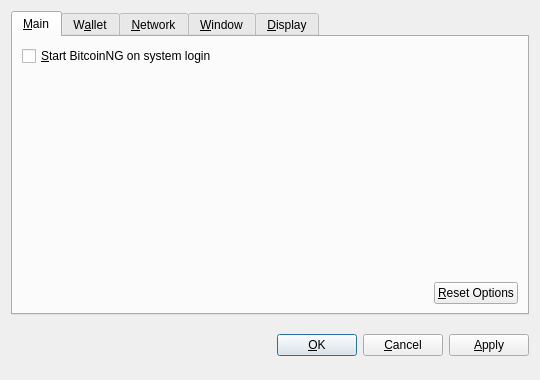
<?xml version="1.0" encoding="UTF-8"?>
<ui version="4.0">
 <class>OptionsDialog</class>
 <widget class="QDialog" name="OptionsDialog">
  <property name="geometry">
   <rect>
    <x>0</x>
    <y>0</y>
    <width>540</width>
    <height>380</height>
   </rect>
  </property>
  <property name="windowTitle">
   <string>Options</string>
  </property>
  <property name="modal">
   <bool>true</bool>
  </property>
  <layout class="QVBoxLayout" name="verticalLayout">
   <item>
    <widget class="QTabWidget" name="tabWidget">
     <property name="tabPosition">
      <enum>QTabWidget::North</enum>
     </property>
     <property name="currentIndex">
      <number>0</number>
     </property>
     <widget class="QWidget" name="tabMain">
      <attribute name="title">
       <string>&amp;Main</string>
      </attribute>
      <layout class="QVBoxLayout" name="verticalLayout_Main">
       <item>
        <widget class="QCheckBox" name="bitcoinAtStartup">
         <property name="toolTip">
          <string>Automatically start BitcoinNG after logging in to the system.</string>
         </property>
         <property name="text">
          <string>&amp;Start BitcoinNG on system login</string>
         </property>
        </widget>
       </item>
       <item>
        <spacer name="verticalSpacer_Main">
         <property name="orientation">
          <enum>Qt::Vertical</enum>
         </property>
         <property name="sizeHint" stdset="0">
          <size>
           <width>20</width>
           <height>40</height>
          </size>
         </property>
        </spacer>
       </item>
       <item>
        <layout class="QHBoxLayout" name="horizontalLayout_2_Main">
         <item>
          <spacer name="horizontalSpacer_2_Main">
           <property name="orientation">
            <enum>Qt::Horizontal</enum>
           </property>
           <property name="sizeHint" stdset="0">
            <size>
             <width>40</width>
             <height>20</height>
            </size>
           </property>
          </spacer>
         </item>
         <item>
          <widget class="QPushButton" name="resetButton">
           <property name="toolTip">
            <string>Reset all client options to default.</string>
           </property>
           <property name="text">
            <string>&amp;Reset Options</string>
           </property>
           <property name="autoDefault">
            <bool>false</bool>
           </property>
          </widget>
         </item>
        </layout>
       </item>
      </layout>
     </widget>
     <widget class="QWidget" name="tabWallet">
      <attribute name="title">
       <string>W&amp;allet</string>
      </attribute>
      <layout class="QVBoxLayout" name="verticalLayout_Network">
       <item>
        <widget class="QLabel" name="transactionFeeInfoLabel">
         <property name="text">
          <string>Optional transaction fee per kB that helps make sure your transactions are processed quickly. Most transactions are 1 kB.</string>
         </property>
         <property name="textFormat">
          <enum>Qt::PlainText</enum>
         </property>
         <property name="wordWrap">
          <bool>true</bool>
         </property>
        </widget>
       </item>
       <item>
        <layout class="QHBoxLayout" name="horizontalLayout_1_Main">
         <item>
          <widget class="QLabel" name="transactionFeeLabel">
           <property name="text">
            <string>Pay transaction &amp;fee</string>
           </property>
           <property name="textFormat">
            <enum>Qt::PlainText</enum>
           </property>
           <property name="buddy">
            <cstring>transactionFee</cstring>
           </property>
          </widget>
         </item>
         <item>
          <widget class="BitcoinAmountField" name="transactionFee"/>
         </item>
         <item>
          <spacer name="horizontalSpacer_1_Main">
           <property name="orientation">
            <enum>Qt::Horizontal</enum>
           </property>
           <property name="sizeHint" stdset="0">
            <size>
             <width>40</width>
             <height>20</height>
            </size>
           </property>
          </spacer>
         </item>
        </layout>
       </item>
       <item>
        <widget class="QLabel" name="label">
         <property name="text">
          <string>If you disable the spending of unconfirmed change, the change from a transaction cannot be used until that transaction has at least one confirmation. This also affects how your balance is computed.</string>
         </property>
         <property name="wordWrap">
          <bool>true</bool>
         </property>
        </widget>
       </item>
       <item>
        <widget class="QCheckBox" name="spendZeroConfChange">
         <property name="text">
          <string>Spend unconfirmed change  (experts only)</string>
         </property>
        </widget>
       </item>
       <item>
        <spacer name="verticalSpacer">
         <property name="orientation">
          <enum>Qt::Vertical</enum>
         </property>
         <property name="sizeHint" stdset="0">
          <size>
           <width>20</width>
           <height>40</height>
          </size>
         </property>
        </spacer>
       </item>
      </layout>
     </widget>
     <widget class="QWidget" name="tabNetwork">
      <attribute name="title">
       <string>&amp;Network</string>
      </attribute>
      <layout class="QVBoxLayout" name="verticalLayout_Network">
       <item>
        <widget class="QCheckBox" name="mapPortUpnp">
         <property name="toolTip">
          <string>Automatically open the BitcoinNG client port on the router. This only works when your router supports UPnP and it is enabled.</string>
         </property>
         <property name="text">
          <string>Map port using &amp;UPnP</string>
         </property>
        </widget>
       </item>
       <item>
        <widget class="QCheckBox" name="connectSocks">
         <property name="toolTip">
          <string>Connect to the BitcoinNG network through a SOCKS proxy (e.g. when connecting through Tor).</string>
         </property>
         <property name="text">
          <string>&amp;Connect through SOCKS proxy:</string>
         </property>
        </widget>
       </item>
       <item>
        <layout class="QHBoxLayout" name="horizontalLayout_Network">
         <item>
          <widget class="QLabel" name="proxyIpLabel">
           <property name="text">
            <string>Proxy &amp;IP:</string>
           </property>
           <property name="textFormat">
            <enum>Qt::PlainText</enum>
           </property>
           <property name="buddy">
            <cstring>proxyIp</cstring>
           </property>
          </widget>
         </item>
         <item>
          <widget class="QValidatedLineEdit" name="proxyIp">
           <property name="maximumSize">
            <size>
             <width>140</width>
             <height>16777215</height>
            </size>
           </property>
           <property name="toolTip">
            <string>IP address of the proxy (e.g. 127.0.0.1)</string>
           </property>
          </widget>
         </item>
         <item>
          <widget class="QLabel" name="proxyPortLabel">
           <property name="text">
            <string>&amp;Port:</string>
           </property>
           <property name="textFormat">
            <enum>Qt::PlainText</enum>
           </property>
           <property name="buddy">
            <cstring>proxyPort</cstring>
           </property>
          </widget>
         </item>
         <item>
          <widget class="QLineEdit" name="proxyPort">
           <property name="maximumSize">
            <size>
             <width>55</width>
             <height>16777215</height>
            </size>
           </property>
           <property name="toolTip">
            <string>Port of the proxy (e.g. 9050)</string>
           </property>
          </widget>
         </item>
         <item>
          <widget class="QLabel" name="socksVersionLabel">
           <property name="text">
            <string>SOCKS &amp;Version:</string>
           </property>
           <property name="textFormat">
            <enum>Qt::PlainText</enum>
           </property>
           <property name="buddy">
            <cstring>socksVersion</cstring>
           </property>
          </widget>
         </item>
         <item>
          <widget class="QValueComboBox" name="socksVersion">
           <property name="toolTip">
            <string>SOCKS version of the proxy (e.g. 5)</string>
           </property>
          </widget>
         </item>
         <item>
          <spacer name="horizontalSpacer_Network">
           <property name="orientation">
            <enum>Qt::Horizontal</enum>
           </property>
           <property name="sizeHint" stdset="0">
            <size>
             <width>40</width>
             <height>20</height>
            </size>
           </property>
          </spacer>
         </item>
        </layout>
       </item>
       <item>
        <spacer name="verticalSpacer_Network">
         <property name="orientation">
          <enum>Qt::Vertical</enum>
         </property>
         <property name="sizeHint" stdset="0">
          <size>
           <width>20</width>
           <height>40</height>
          </size>
         </property>
        </spacer>
       </item>
      </layout>
     </widget>
     <widget class="QWidget" name="tabWindow">
      <attribute name="title">
       <string>&amp;Window</string>
      </attribute>
      <layout class="QVBoxLayout" name="verticalLayout_Window">
       <item>
        <widget class="QCheckBox" name="minimizeToTray">
         <property name="toolTip">
          <string>Show only a tray icon after minimizing the window.</string>
         </property>
         <property name="text">
          <string>&amp;Minimize to the tray instead of the taskbar</string>
         </property>
        </widget>
       </item>
       <item>
        <widget class="QCheckBox" name="minimizeOnClose">
         <property name="toolTip">
          <string>Minimize instead of exit the application when the window is closed. When this option is enabled, the application will be closed only after selecting Quit in the menu.</string>
         </property>
         <property name="text">
          <string>M&amp;inimize on close</string>
         </property>
        </widget>
       </item>
       <item>
        <spacer name="verticalSpacer_Window">
         <property name="orientation">
          <enum>Qt::Vertical</enum>
         </property>
         <property name="sizeHint" stdset="0">
          <size>
           <width>20</width>
           <height>40</height>
          </size>
         </property>
        </spacer>
       </item>
      </layout>
     </widget>
     <widget class="QWidget" name="tabDisplay">
      <attribute name="title">
       <string>&amp;Display</string>
      </attribute>
      <layout class="QVBoxLayout" name="verticalLayout_Display">
       <item>
        <layout class="QHBoxLayout" name="horizontalLayout_1_Display">
         <item>
          <widget class="QLabel" name="langLabel">
           <property name="text">
            <string>User Interface &amp;language:</string>
           </property>
           <property name="textFormat">
            <enum>Qt::PlainText</enum>
           </property>
           <property name="buddy">
            <cstring>lang</cstring>
           </property>
          </widget>
         </item>
         <item>
          <widget class="QValueComboBox" name="lang">
           <property name="toolTip">
            <string>The user interface language can be set here. This setting will take effect after restarting BitcoinNG.</string>
           </property>
          </widget>
         </item>
        </layout>
       </item>
       <item>
        <layout class="QHBoxLayout" name="horizontalLayout_2_Display">
         <item>
          <widget class="QLabel" name="unitLabel">
           <property name="text">
            <string>&amp;Unit to show amounts in:</string>
           </property>
           <property name="textFormat">
            <enum>Qt::PlainText</enum>
           </property>
           <property name="buddy">
            <cstring>unit</cstring>
           </property>
          </widget>
         </item>
         <item>
          <widget class="QValueComboBox" name="unit">
           <property name="toolTip">
            <string>Choose the default subdivision unit to show in the interface and when sending coins.</string>
           </property>
          </widget>
         </item>
        </layout>
       </item>
       <item>
        <widget class="QCheckBox" name="displayAddresses">
         <property name="toolTip">
          <string>Whether to show BitcoinNG addresses in the transaction list or not.</string>
         </property>
         <property name="text">
          <string>&amp;Display addresses in transaction list</string>
         </property>
        </widget>
       </item>
       <item>
        <widget class="QCheckBox" name="coinControlFeatures">
         <property name="toolTip">
          <string>Whether to show coin control features or not.</string>
         </property>
         <property name="text">
          <string>Display coin &amp;control features (experts only!)</string>
         </property>
        </widget>
       </item>
       <item>
        <spacer name="verticalSpacer_Display">
         <property name="orientation">
          <enum>Qt::Vertical</enum>
         </property>
         <property name="sizeHint" stdset="0">
          <size>
           <width>20</width>
           <height>40</height>
          </size>
         </property>
        </spacer>
       </item>
      </layout>
     </widget>
    </widget>
   </item>
   <item>
    <layout class="QHBoxLayout" name="horizontalLayout_Buttons">
     <item>
      <spacer name="horizontalSpacer_1">
       <property name="orientation">
        <enum>Qt::Horizontal</enum>
       </property>
       <property name="sizeHint" stdset="0">
        <size>
         <width>40</width>
         <height>48</height>
        </size>
       </property>
      </spacer>
     </item>
     <item>
      <widget class="QLabel" name="statusLabel">
       <property name="font">
        <font>
         <weight>75</weight>
         <bold>true</bold>
        </font>
       </property>
       <property name="text">
        <string/>
       </property>
       <property name="textFormat">
        <enum>Qt::PlainText</enum>
       </property>
       <property name="wordWrap">
        <bool>true</bool>
       </property>
      </widget>
     </item>
     <item>
      <spacer name="horizontalSpacer_2">
       <property name="orientation">
        <enum>Qt::Horizontal</enum>
       </property>
       <property name="sizeHint" stdset="0">
        <size>
         <width>40</width>
         <height>48</height>
        </size>
       </property>
      </spacer>
     </item>
     <item>
      <widget class="QPushButton" name="okButton">
       <property name="text">
        <string>&amp;OK</string>
       </property>
      </widget>
     </item>
     <item>
      <widget class="QPushButton" name="cancelButton">
       <property name="text">
        <string>&amp;Cancel</string>
       </property>
       <property name="autoDefault">
        <bool>false</bool>
       </property>
      </widget>
     </item>
     <item>
      <widget class="QPushButton" name="applyButton">
       <property name="text">
        <string>&amp;Apply</string>
       </property>
       <property name="autoDefault">
        <bool>false</bool>
       </property>
      </widget>
     </item>
    </layout>
   </item>
  </layout>
 </widget>
 <customwidgets>
  <customwidget>
   <class>BitcoinAmountField</class>
   <extends>QSpinBox</extends>
   <header>bitcoinamountfield.h</header>
  </customwidget>
  <customwidget>
   <class>QValueComboBox</class>
   <extends>QComboBox</extends>
   <header>qvaluecombobox.h</header>
  </customwidget>
  <customwidget>
   <class>QValidatedLineEdit</class>
   <extends>QLineEdit</extends>
   <header>qvalidatedlineedit.h</header>
  </customwidget>
 </customwidgets>
 <resources/>
 <connections/>
</ui>
